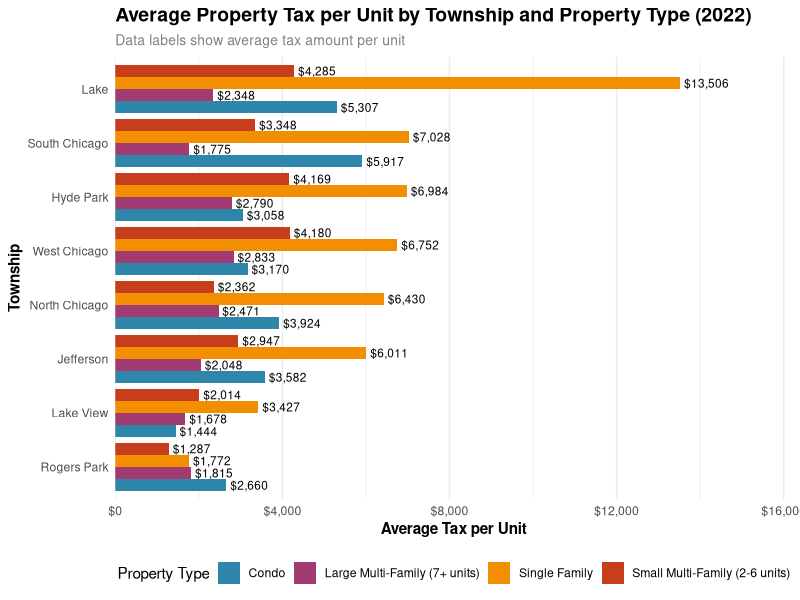
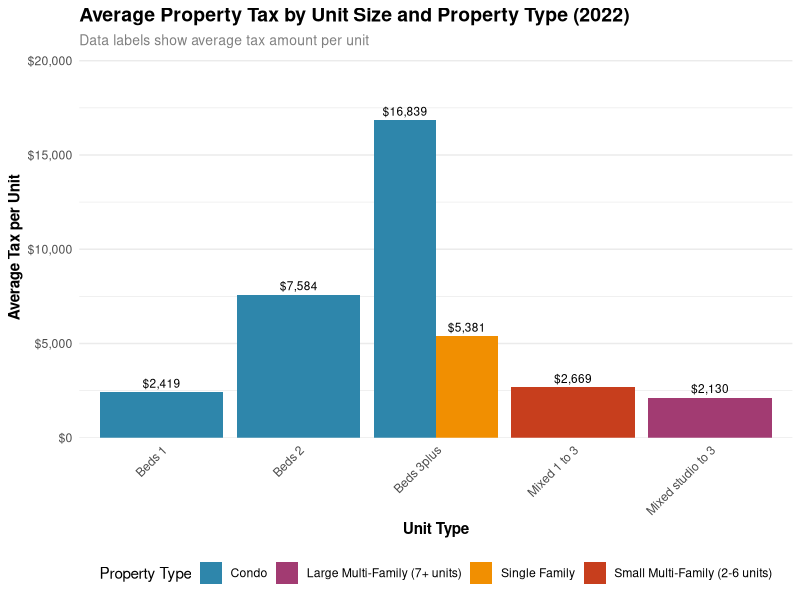
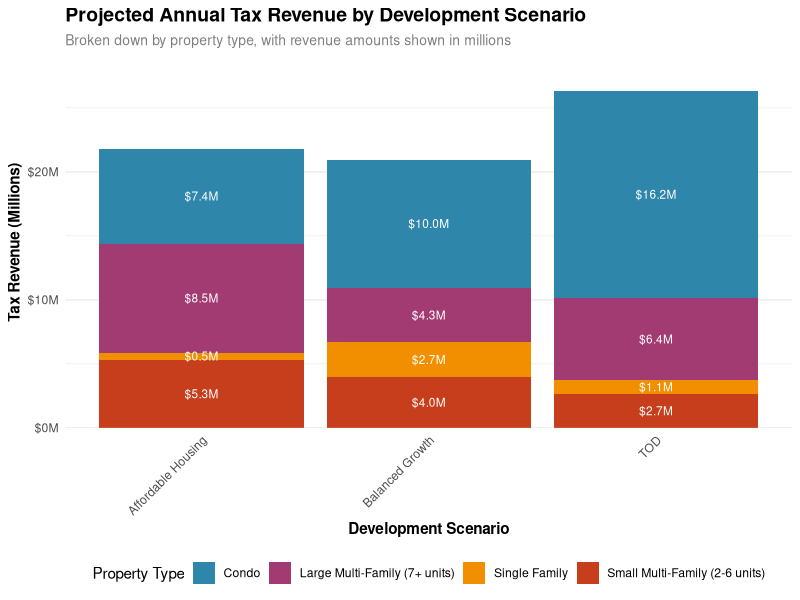
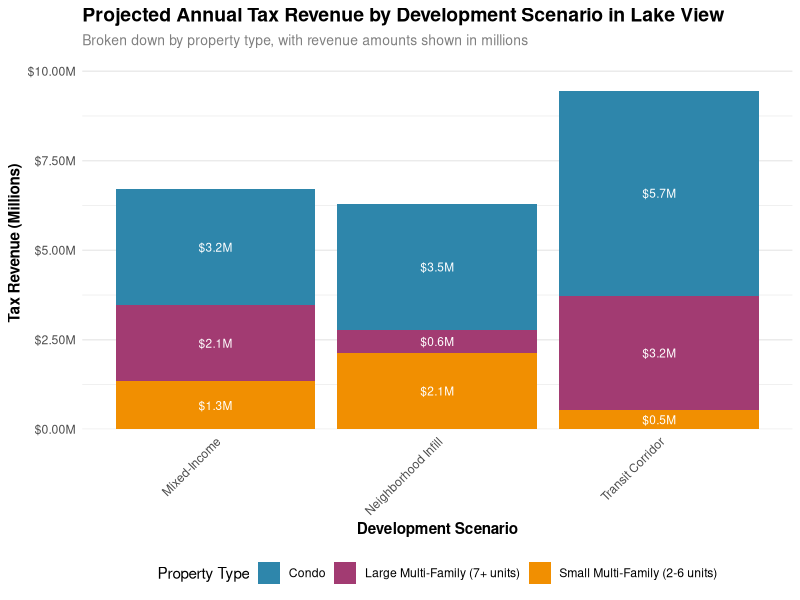

These charts were generated, in order, by the following R code:
## ---- chunk 1
knitr::opts_chunk$set(echo = TRUE, warning = FALSE, message = FALSE)

# Load all required packages upfront
if (!require("tidyverse")) install.packages("tidyverse")
if (!require("knitr")) install.packages("knitr")
if (!require("scales")) install.packages("scales")
if (!require("ggplot2")) install.packages("ggplot2")

library(tidyverse)
library(knitr)
library(scales)
library(ggplot2)

# Helper functions for formatting
format_currency <- function(x) {
  scales::dollar(x, accuracy = 1)
}

format_number <- function(x) {
  scales::comma(x, accuracy = 1)
}

format_percent <- function(x) {
  scales::percent(x/100, accuracy = 0.1)
}

# Modern color palette
modern_palette <- c("#2E86AB", "#A23B72", "#F18F01", "#C73E1D", "#3B1F2B")
## ---- chunk 2
# Load the data
summary_data <- read.csv("property_tax_summary.csv")
bedroom_data <- read.csv("property_tax_by_bedroom.csv")
township_data <- read.csv("property_tax_by_township.csv")

# Filter for most recent year (2022)
current_summary <- summary_data %>%
  filter(year == 2022) %>%
  select(property_type, avg_tax_per_unit, avg_value_per_unit, effective_tax_rate) %>%
  # Handle NA values in effective tax rate
  mutate(effective_tax_rate = ifelse(is.na(effective_tax_rate), 
                                    avg_tax_per_unit / avg_value_per_unit * 100,
                                    effective_tax_rate))

# Create summary table
kable(current_summary %>%
  mutate(
    avg_tax_per_unit = format_currency(avg_tax_per_unit),
    avg_value_per_unit = format_currency(avg_value_per_unit),
    effective_tax_rate = format_percent(effective_tax_rate)
  ),
  col.names = c("Property Type", "Avg Tax/Unit", "Avg Value/Unit", "Effective Tax Rate"),
  caption = "2022 Property Tax Summary by Housing Type")
## ---- chunk 3
# Create township visualization with improved styling
township_plot <- township_data %>%
  filter(year == 2022) %>%
  ggplot(aes(x = reorder(township, avg_tax_per_unit), 
             y = avg_tax_per_unit, 
             fill = property_type)) +
  geom_bar(stat = "identity", 
           position = position_dodge(width = 0.9)) +
  geom_text(aes(label = scales::dollar(avg_tax_per_unit, accuracy = 1)),
            position = position_dodge(width = 0.9),
            hjust = -0.1,
            size = 3) +
  coord_flip() +
  scale_y_continuous(labels = scales::dollar_format(),
                    expand = expansion(mult = c(0, 0.2))) +
  scale_fill_manual(values = modern_palette) +
  labs(
    title = "Average Property Tax per Unit by Township and Property Type (2022)",
    subtitle = "Data labels show average tax amount per unit",
    x = "Township",
    y = "Average Tax per Unit",
    fill = "Property Type"
  ) +
  theme_minimal() +
  theme(
    plot.title = element_text(face = "bold", size = 14),
    plot.subtitle = element_text(size = 10, color = "gray50"),
    axis.title = element_text(face = "bold"),
    legend.position = "bottom",
    legend.box = "horizontal",
    panel.grid.major.y = element_blank()
  )

township_plot
## ---- chunk 4
# Create bedroom analysis visualization with improved styling
bedroom_plot <- bedroom_data %>%
  filter(year == 2022) %>%
  ggplot(aes(x = bedroom_type, 
             y = avg_tax_per_unit, 
             fill = property_type)) +
  geom_bar(stat = "identity", 
           position = position_dodge(width = 0.9)) +
  geom_text(aes(label = scales::dollar(avg_tax_per_unit, accuracy = 1)),
            position = position_dodge(width = 0.9),
            vjust = -0.5,
            size = 3) +
  scale_y_continuous(labels = scales::dollar_format(),
                    expand = expansion(mult = c(0, 0.2))) +
  scale_fill_manual(values = modern_palette) +
  labs(
    title = "Average Property Tax by Unit Size and Property Type (2022)",
    subtitle = "Data labels show average tax amount per unit",
    x = "Unit Type",
    y = "Average Tax per Unit",
    fill = "Property Type"
  ) +
  theme_minimal() +
  theme(
    plot.title = element_text(face = "bold", size = 14),
    plot.subtitle = element_text(size = 10, color = "gray50"),
    axis.title = element_text(face = "bold"),
    axis.text.x = element_text(angle = 45, hjust = 1),
    legend.position = "bottom",
    legend.box = "horizontal",
    panel.grid.major.x = element_blank()
  ) +
  scale_x_discrete(labels = function(x) {
    gsub("_", " ", str_to_title(x))
  })

bedroom_plot
## ---- chunk 5
# Get average tax rates by property and bedroom type for 2022
tax_rates <- bedroom_data %>%
  filter(year == 2022) %>%
  select(property_type, bedroom_type, avg_tax_per_unit)

# Define scenarios
scenarios <- tribble(
  ~scenario_name, ~property_type, ~bedroom_type, ~units,
  # Balanced Growth
  "Balanced Growth", "Condo", "beds_1", 1000,
  "Balanced Growth", "Condo", "beds_2", 1000,
  "Balanced Growth", "Single Family", "beds_3plus", 500,
  "Balanced Growth", "Large Multi-Family (7+ units)", "mixed_studio_to_3", 2000,
  "Balanced Growth", "Small Multi-Family (2-6 units)", "mixed_1_to_3", 1500,
  
  # Transit-Oriented Development
  "TOD", "Condo", "beds_1", 2000,
  "TOD", "Condo", "beds_2", 1500,
  "TOD", "Large Multi-Family (7+ units)", "mixed_studio_to_3", 3000,
  "TOD", "Small Multi-Family (2-6 units)", "mixed_1_to_3", 1000,
  "TOD", "Single Family", "beds_3plus", 200,
  
  # Affordable Housing Focus
  "Affordable Housing", "Condo", "beds_1", 1500,
  "Affordable Housing", "Large Multi-Family (7+ units)", "mixed_studio_to_3", 4000,
  "Affordable Housing", "Small Multi-Family (2-6 units)", "mixed_1_to_3", 2000,
  "Affordable Housing", "Condo", "beds_2", 500,
  "Affordable Housing", "Single Family", "beds_3plus", 100
)

# Calculate revenue for each scenario
scenario_results <- scenarios %>%
  left_join(tax_rates, by = c("property_type", "bedroom_type")) %>%
  mutate(tax_revenue = units * avg_tax_per_unit)

# Summarize results
scenario_summary <- scenario_results %>%
  group_by(scenario_name) %>%
  summarize(
    total_units = sum(units),
    total_revenue = sum(tax_revenue),
    revenue_per_unit = total_revenue / total_units
  )

# Display summary table
kable(scenario_summary %>%
  mutate(
    total_units = format_number(total_units),
    total_revenue = format_currency(total_revenue),
    revenue_per_unit = format_currency(revenue_per_unit)
  ),
  col.names = c("Scenario", "Total Units", "Annual Tax Revenue", "Revenue per Unit"),
  caption = "Projected Annual Tax Revenue by Development Scenario")

# Create improved scenario visualization
scenario_plot <- scenario_results %>%
  group_by(scenario_name, property_type) %>%
  summarize(tax_revenue = sum(tax_revenue), .groups = 'drop') %>%
  ggplot(aes(x = scenario_name, 
             y = tax_revenue/1e6, 
             fill = property_type)) +
  geom_bar(stat = "identity", position = "stack") +
  geom_text(aes(label = scales::dollar(tax_revenue/1e6, accuracy = 0.1, suffix = "M")),
            position = position_stack(vjust = 0.5),
            color = "white",
            size = 3) +
  scale_y_continuous(labels = scales::dollar_format(suffix = "M"),
                    expand = expansion(mult = c(0, 0.1))) +
  scale_fill_manual(values = modern_palette) +
  labs(
    title = "Projected Annual Tax Revenue by Development Scenario",
    subtitle = "Broken down by property type, with revenue amounts shown in millions",
    x = "Development Scenario",
    y = "Tax Revenue (Millions)",
    fill = "Property Type"
  ) +
  theme_minimal() +
  theme(
    plot.title = element_text(face = "bold", size = 14),
    plot.subtitle = element_text(size = 10, color = "gray50"),
    axis.title = element_text(face = "bold"),
    axis.text.x = element_text(angle = 45, hjust = 1),
    legend.position = "bottom",
    legend.box = "horizontal",
    panel.grid.major.x = element_blank()
  )

scenario_plot
## ---- chunk 6
# Filter data for Lake View township and calculate effective tax rate
lakeview_data <- township_data %>%
  filter(year == 2022, township == "LAKE VIEW") %>%
  arrange(desc(avg_tax_per_unit)) %>%
  # Calculate effective tax rate
  mutate(effective_tax_rate = (avg_tax_per_unit / avg_value_per_unit) * 100)

# Create summary table for Lake View
kable(lakeview_data %>%
  select(year, township, property_type, avg_tax_per_unit, avg_value_per_unit, effective_tax_rate) %>%
  mutate(
    avg_tax_per_unit = format_currency(avg_tax_per_unit),
    avg_value_per_unit = format_currency(avg_value_per_unit),
    effective_tax_rate = format_percent(effective_tax_rate)
  ),
  col.names = c("Year", "Township", "Property Type", "Avg Tax/Unit", "Avg Value/Unit", "Effective Tax Rate"),
  caption = "Current Property Tax Metrics in Lake View Township (2022)")

# Calculate township-specific metrics using raw numbers before formatting
lakeview_metrics <- lakeview_data %>%
  summarize(
    avg_tax_all_types = mean(avg_tax_per_unit),
    max_tax = max(avg_tax_per_unit),
    min_tax = min(avg_tax_per_unit)
  )
## ---- chunk 7
# Define Lake View specific scenarios
lakeview_scenarios <- tribble(
  ~scenario_name, ~property_type, ~bedroom_type, ~units,
  # High-Density Transit Corridor
  "Transit Corridor", "Large Multi-Family (7+ units)", "mixed_studio_to_3", 1500,
  "Transit Corridor", "Condo", "beds_1", 800,
  "Transit Corridor", "Condo", "beds_2", 500,
  "Transit Corridor", "Small Multi-Family (2-6 units)", "mixed_1_to_3", 200,
  
  # Mixed-Income Development
  "Mixed-Income", "Large Multi-Family (7+ units)", "mixed_studio_to_3", 1000,
  "Mixed-Income", "Small Multi-Family (2-6 units)", "mixed_1_to_3", 500,
  "Mixed-Income", "Condo", "beds_1", 400,
  "Mixed-Income", "Condo", "beds_2", 300,
  
  # Neighborhood Infill
  "Neighborhood Infill", "Small Multi-Family (2-6 units)", "mixed_1_to_3", 800,
  "Neighborhood Infill", "Condo", "beds_2", 400,
  "Neighborhood Infill", "Large Multi-Family (7+ units)", "mixed_studio_to_3", 300,
  "Neighborhood Infill", "Condo", "beds_1", 200
)

# Calculate revenue for Lake View scenarios
lakeview_results <- lakeview_scenarios %>%
  left_join(tax_rates, by = c("property_type", "bedroom_type")) %>%
  mutate(tax_revenue = units * avg_tax_per_unit)

# Summarize Lake View scenario results
lakeview_summary <- lakeview_results %>%
  group_by(scenario_name) %>%
  summarize(
    total_units = sum(units),
    total_revenue = sum(tax_revenue),
    revenue_per_unit = total_revenue / total_units,
    .groups = 'drop'
  )

# Display Lake View summary table
kable(lakeview_summary %>%
  mutate(
    total_units = format_number(total_units),
    total_revenue = format_currency(total_revenue),
    revenue_per_unit = format_currency(revenue_per_unit)
  ),
  col.names = c("Scenario", "Total Units", "Annual Tax Revenue", "Revenue per Unit"),
  caption = "Projected Annual Tax Revenue by Development Scenario in Lake View")

# Create visualization for Lake View scenarios
lakeview_plot <- lakeview_results %>%
  group_by(scenario_name, property_type) %>%
  summarize(tax_revenue = sum(tax_revenue), .groups = 'drop') %>%
  ggplot(aes(x = scenario_name, 
             y = tax_revenue/1e6, 
             fill = property_type)) +
  geom_bar(stat = "identity", position = "stack") +
  geom_text(aes(label = scales::dollar(tax_revenue/1e6, accuracy = 0.1, suffix = "M")),
            position = position_stack(vjust = 0.5),
            color = "white",
            size = 3) +
  scale_y_continuous(labels = scales::dollar_format(suffix = "M"),
                    expand = expansion(mult = c(0, 0.1))) +
  scale_fill_manual(values = modern_palette) +
  labs(
    title = "Projected Annual Tax Revenue by Development Scenario in Lake View",
    subtitle = "Broken down by property type, with revenue amounts shown in millions",
    x = "Development Scenario",
    y = "Tax Revenue (Millions)",
    fill = "Property Type"
  ) +
  theme_minimal() +
  theme(
    plot.title = element_text(face = "bold", size = 14),
    plot.subtitle = element_text(size = 10, color = "gray50"),
    axis.title = element_text(face = "bold"),
    axis.text.x = element_text(angle = 45, hjust = 1),
    legend.position = "bottom",
    legend.box = "horizontal",
    panel.grid.major.x = element_blank()
  )

lakeview_plot
